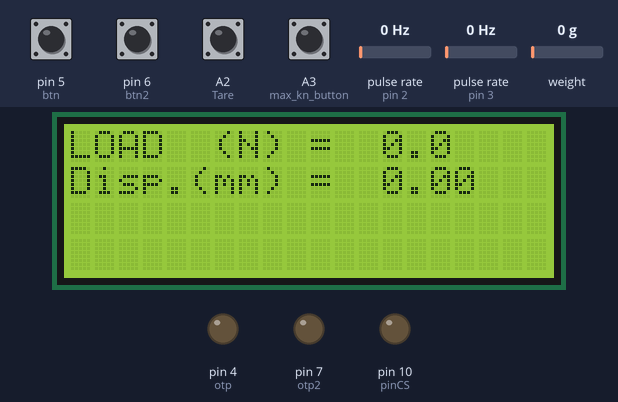
This sketch was run on a simulated Arduino Uno, built with avr-gcc and run on an emulated ATmega328P. Parts: 20×4 character LCD, output pins drawn as LEDs (lit = HIGH). Wiring (inferred from the names in the program): 2 × pulse sensor: data pin 2 / data pin 3. The inputs (shaded band) are chosen by the test bench; at power-on: A2 (Tare), A3 (max_kn_button), pin 5 (btn), pin 6 (btn2) HIGH, pulse rate (sensors on pin 2, pin 3) 0 Hz, weight on the scale 0 g. The local clock reads 2024-03-15 10:24:30 at power-on unless the sketch sets it; storage starts empty; what the sketch prints to the serial monitor is not drawn.

Above: at 3.5 s.
3.6 s: pin 6 (btn2) pulled LOW for 1 s
At 4.8 s:
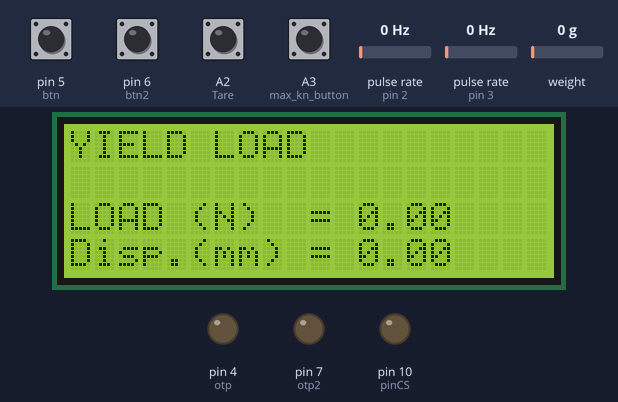
6.5 s: A3 (max_kn_button) pulled LOW for 0.15 s
At 7.1 s:
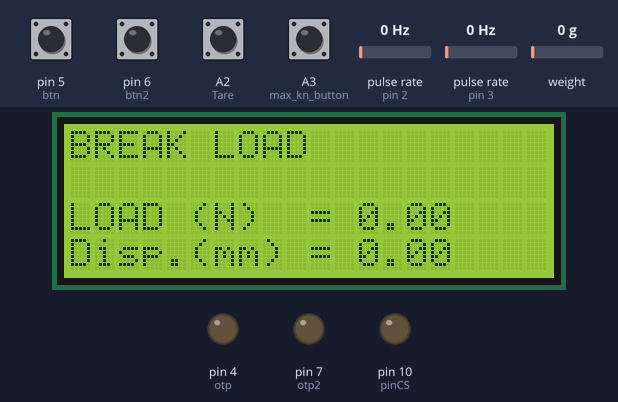
8.7 s: A2 (Tare) pulled LOW for 0.15 s
At 9.5 s:
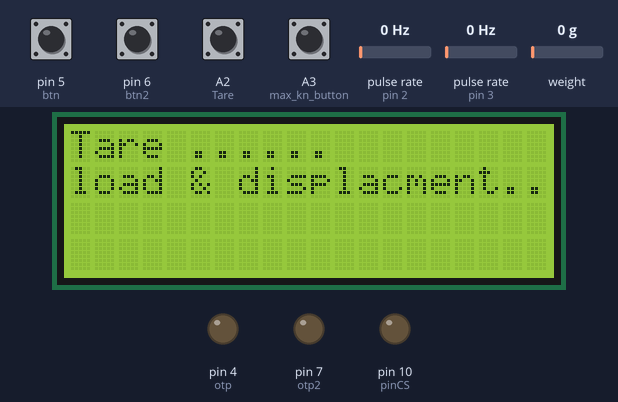
12.0 s: pulse rate (sensor on pin 2) set to 4 Hz
At 13.4 s:
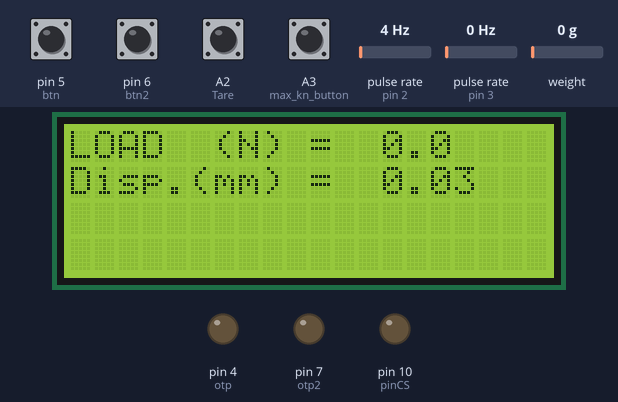
15.0 s: pin 5 (btn) pulled LOW for 0.15 s
At 16.1 s:
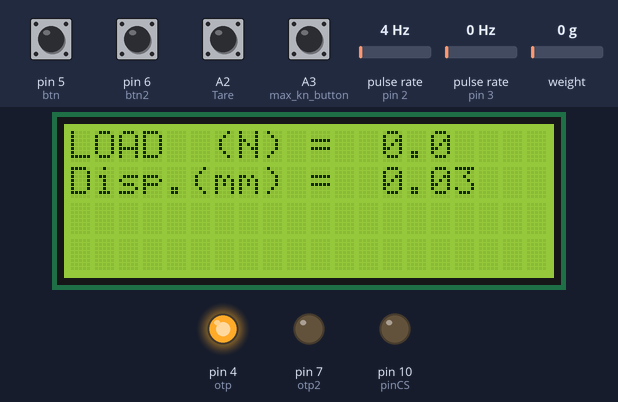
18.3 s: pulse rate (sensor on pin 3) set to 4 Hz
At 19.9 s:
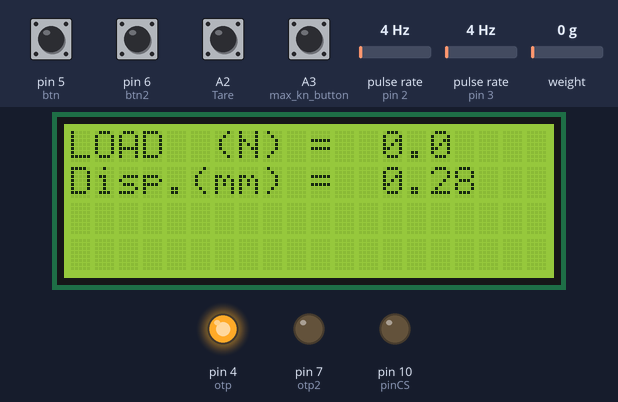
Timing chart, 0 to 21.4 s (numbered marks = the images above; inputs shaded):
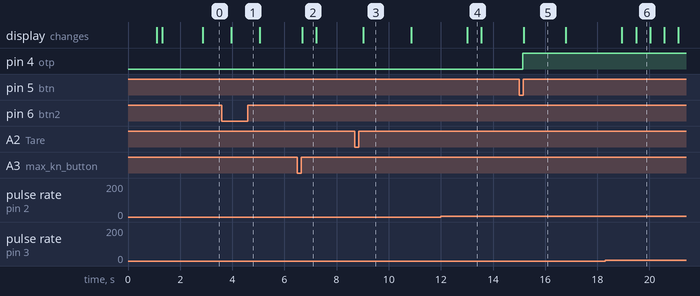

The sketch:

kn_logger_encoder.ino
```cpp
#include <SoftwareSerial.h>
#include <SD.h>
#include <SPI.h>
#include <Wire.h>
#include <RTClib.h>
#include <LiquidCrystal_I2C.h>
#include <HX711.h>
LiquidCrystal_I2C lcd(0x27, 20, 4);


HX711 scale(A0, A1);    // parameter "gain" is ommited; the default value 128 is used by the library

RTC_DS3231 rtc;

char daysOfTheWeek[7][12] = { "Sunday", "Monday", "Tuesday", "Wednesday", "Thursday", "Friday", "Saturday" };

//these pins can not be changed 2/3 are special pins
int encoderPin1 = 2;
int encoderPin2 = 3;

volatile int lastEncoded = 0, saveToSD = 0;
volatile long encoderValue = 0;
volatile double newencoderValue = 0, newencoderValueMAX = 0, lastnewencoderValue = 0, lastnewencoderValue2 = 0;
volatile double offset = 0;

volatile float kn = 0, max_kn = 0, lastkn = 0, lastkn2 = 0, knM[13];

const int otp = 4;
const int btn = 5;// START KEY
const int otp2 = 7;//buzzer

const int out = A0;
const int clck = A1;
const int Tare = A2;
const int btn2 = 6;

float CalibrationFactor = -436 ;  // CALIBRATED-441,,, now -435

File logger;

// make the value 53 if u want to use it on arduino mega else 10 for uno
int pinCS = 10;

//edit this to increase datalogging speed in sd card
int interval = 0.02; //in seconds
long timePassed = 0, timePassed2 = 0 ;
#define max_kn_button A3

float offset2 = 117.8;             //113.4edit this for hx711
uint8_t action = 0, action1 = 0, action2 = 0;

void setup()
{
  Serial.begin(9600);
  pinMode(otp2, OUTPUT);
  digitalWrite(otp2, LOW);
  pinMode(max_kn_button, INPUT);
  digitalWrite(max_kn_button, HIGH);
  pinMode(btn, INPUT);
  digitalWrite(btn, HIGH);
  pinMode(otp, OUTPUT);
  digitalWrite(otp, LOW);

  rtc.begin(); // Initialize the rtc object
  pinMode(Tare, INPUT);
  digitalWrite(Tare, HIGH);

  lcd.init();
  lcd.backlight();
  lcd.setCursor(0, 0);
  lcd.print(" ok--- ");
  lcd.setCursor(0, 1);
  lcd.print(" t01 ");
  delay(1000); // wait for console opening
  lcd.clear();
  lcd.setCursor(0, 0);
  lcd.print(" MADE BY ");
  lcd.setCursor(0, 1);
  lcd.print(" GAGAN");
  delay(200); // wait for console opening
  lcd.clear();


  pinMode(encoderPin1, INPUT);
  pinMode(encoderPin2, INPUT);

  digitalWrite(encoderPin1, HIGH); //turn pullup resistor on
  digitalWrite(encoderPin2, HIGH); //turn pullup resistor on

  //call updateEncoder() when any high/low changed seen
  //on interrupt 0 (pin 2), or interrupt 1 (pin 3)
  attachInterrupt(0, updateEncoder, CHANGE);
  attachInterrupt(1, updateEncoder, CHANGE);


  if (rtc.lostPower()) {
    Serial.println("RTC lost power, lets set the time!");
    // following line sets the RTC to the date & time this sketch was compiled
    rtc.adjust(DateTime(F(__DATE__), F(__TIME__)));
    // This line sets the RTC with an explicit date & time, for example to set
    // January 21, 2014 at 3am you would call:
    //   rtc.adjust(DateTime(2020, 5, 1, 13, 4, 0));
  }

  Serial.print("Initializing SD card...");
  if (!SD.begin(10)) {
    Serial.println("initialization failed!");
    while (1);
  }

  Serial.println("Initialization done.");
  delay(1000);
  pinMode(pinCS, OUTPUT);
  DateTime now = rtc.now();


  logger = SD.open("KN_log.txt", FILE_WRITE);
  if (logger) {

    logger.println("Date  ,Time  ,LOAD(N ),YIELD LOAD(N),BREAKING LOAD(N),Displacement(mm),YIELD Disp(mm),BREAKING Disp (mm)");
    logger.close(); // close the file
  }
  else {
    Serial.println("error opening KN_log.txt");
  }

  lcd.clear();
  scale.set_scale(CalibrationFactor);
  // scale.tare();

  //    ads.begin();
  for (int i = 0; i < 13; i++) {
    knM[i] = 0;
  }
}


void loop()
{
  DateTime now = rtc.now();
  newencoderValue = (double)encoderValue;
  newencoderValue = (newencoderValue / 36.10)  ; //17.4

  kn = scale.get_units(5) - offset2;  //taking average of 5 values

  //kn = map(kn, 24000,0,0,10);
  //kn = kn /9.8; // already set using calibration factor no need to mulip for nwetons 21 kg show 9.8 ok
  if (kn > max_kn)
    max_kn = kn;

  if (newencoderValue > newencoderValueMAX)
    newencoderValueMAX = newencoderValue;

  if (max_kn >= 6000 || newencoderValueMAX >= 650) digitalWrite(otp2, HIGH); // buzzer limit
  else {
    digitalWrite(otp2, LOW);
  }


  if (!digitalRead(btn)) {
    digitalWrite(otp, HIGH);

    action = 0;
  }


  if (digitalRead(otp) == HIGH) {
    if (action == 0 && (kn > 0.6)) {                   //                || newencoderValue > 0.05)) {
      lastkn = 0;
      action = 1;
      action2 = 0;
      action1 = 0;
      timePassed2 = millis();
      saveToSD = 1;
    }
    else if (action == 1 && (kn > 0.9)) {                 //          || newencoderValue > 0.05)) { // start load feature
      if (action1 == 0) {
        if (kn > lastkn) {
          lastkn = kn;
        }
        else if (lastkn -  kn > 0.50) {  // yeild point back
          lastkn2 = lastkn ;
          action1 = 1;
        }
      }
      if (action2 == 0) {
        if (newencoderValue > lastnewencoderValue) {
          lastnewencoderValue = newencoderValue;
        }
        else if (lastnewencoderValue - newencoderValue > 0.20) {
          lastnewencoderValue2 = lastnewencoderValue;
          action2 = 1;
        }
      }
    }

    if (action != 0 && kn < 0.20) {     // revese newton  auto off
      digitalWrite(otp, LOW);

    }

  }

  lcd.clear();

  if (digitalRead(max_kn_button) == LOW) {
    lcd.setCursor(0, 0);
    lcd.print("BREAK LOAD");
    lcd.setCursor(0, 2);
    lcd.print("LOAD (N)  =");
    lcd.setCursor(12, 2);
    lcd.print(max_kn, 2);
    lcd.setCursor(0, 3);
    lcd.print("Disp.(mm) =");
    lcd.setCursor(12, 3);
    lcd.print(newencoderValueMAX, 2);

  }

  else if (digitalRead(btn2) == LOW) {
    lcd.setCursor(0, 0);
    lcd.print("YIELD LOAD");
    lcd.setCursor(12, 2);
    lcd.print(lastkn2, 2);
    lcd.setCursor(0, 2);
    lcd.print("LOAD (N)  =");
    lcd.setCursor(12, 3);
    lcd.print(lastnewencoderValue2, 2);
    lcd.setCursor(0, 3);
    lcd.print("Disp.(mm) =");
  }

  else {
    lcd.setCursor(0, 0);
    if (kn < 0) kn = 0;  // minus hx711 plus value show

    lcd.setCursor(0, 0);
    lcd.print("LOAD  (N) =");
    lcd.setCursor(13, 0); // if (knAvg < 0) knAvg = 0;


    lcd.print(kn, 1);

    lcd.setCursor(0, 1);
    lcd.print("Disp.(mm) =");
    lcd.setCursor(13, 1);
    lcd.print(newencoderValue, 2);
  }

  //void(* resetFunc) (void) = 0; //declare reset function @ address 0
  if (digitalRead(Tare) == LOW) {
    delay(150);
    lcd.clear();
    lcd.setCursor(0, 0);
    lcd.print("Tare ......");
    lcd.setCursor(0, 1);
    lcd.print("load & displacment..");
    scale.tare();
    offset2 = 0;

    offset = newencoderValue;
    delay(300);
  }

  if (millis() - timePassed >= interval * 1000) {
    if (digitalRead(otp) == HIGH && saveToSD == 1) {
      if (millis() - timePassed2 >= 350000) {
        saveToSD = 0;
      }
      logger = SD.open("KN_log.txt", FILE_WRITE);
      if (logger) {
        logger.print(now.year(), DEC);
        logger.print('/');
        logger.print(now.month(), DEC);
        logger.print('/');
        logger.print(now.day(), DEC);
        logger.print(",");
        logger.print(now.hour(), DEC);
        logger.print(':');
        logger.print(now.minute(), DEC);
        logger.print(':');
        logger.print(now.second(), DEC);
        logger.print(",");
        logger.print(kn, 2);
        logger.print(",");
        logger.print(lastkn2, 2);
        logger.print(",");
        logger.print(max_kn, 2);
        logger.print(",");
        logger.print(newencoderValue, 2);
        logger.print(",");
        logger.print(lastnewencoderValue2, 2);
        logger.print(",");
        logger.println(newencoderValueMAX, 2);
        logger.close(); // close the file
      }
      else {
        Serial.println("error opening KN_log.txt");
      }
    }
    Serial.print(now.year(), DEC);
    Serial.print('/');
    Serial.print(now.month(), DEC);
    Serial.print('/');
    Serial.print(now.day(), DEC);
    Serial.print(",");
    Serial.print(now.hour(), DEC);
    Serial.print(':');
    Serial.print(now.minute(), DEC);
    Serial.print(':');
    Serial.print(now.second(), DEC);
    Serial.print(",");
    Serial.print(kn, 2);
    Serial.print(",");
    Serial.print(lastkn2, 2);
    Serial.print(",");
    Serial.print(max_kn, 2);
    Serial.print(",");
    Serial.print(newencoderValue, 2);
    Serial.print(",");
    Serial.print(lastnewencoderValue2, 2);
    Serial.print(",");
    Serial.println(newencoderValueMAX, 2);
    timePassed = millis();


    // if the file didn't open, print an error:

  }

}

void updateEncoder() {
  int MSB = digitalRead(encoderPin1); //MSB = most significant bit
  int LSB = digitalRead(encoderPin2); //LSB = least significant bitS

  int encoded = (MSB << 1) | LSB; //converting the 2 pin value to single number
  int sum  = (lastEncoded << 2) | encoded; //adding it to the previous encoded value

  if (sum == 0b1101 || sum == 0b0100 || sum == 0b0010 || sum == 0b1011) encoderValue++;
  if (sum == 0b1110 || sum == 0b0111 || sum == 0b0001 || sum == 0b1000) encoderValue--;

  lastEncoded = encoded; //store this value for next time
}
```

Measured:
- after the input at 3.6 s, the display: changes after 0.36 s (image 1)
- after the input at 6.5 s, the display: changes after 0.18 s (image 2)
- after the input at 8.7 s, the display: changes after 0.32 s (image 3)
- after the input at 12.0 s, the display: changes after 1.0 s (image 4)
- after the input at 15.0 s, pin 4 (otp): LOW → HIGH after 0.13 s
- after the input at 18.3 s, the display: first differs from a run without the input after 1.2 s (image 6)
- what the display in image 2 shows lasts 0.5 s, from 6.7 s to 7.2 s
